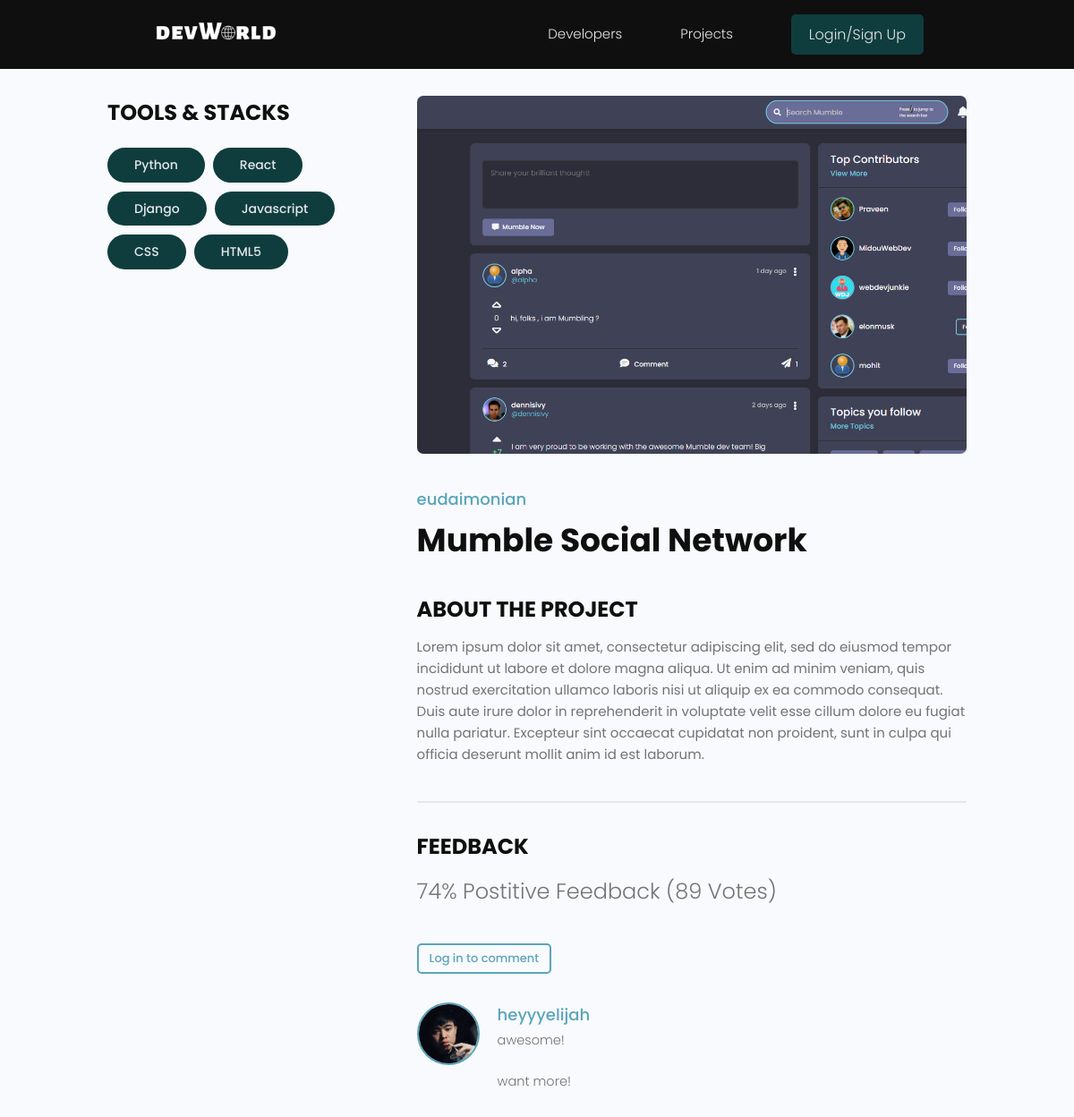
The app's page /projects/project/df5c4904-6676-4da2-897f-79b19030c676/ with its own data.
### projects/models.py (models this page shows, shortened)
class Tag(models.Model):
    name = models.CharField(max_length=200, )
    created = models.DateTimeField(auto_now_add=True)
    id = models.UUIDField(default=uuid.uuid4, unique=True, primary_key=True, editable=False)
    def __str__(self) -> str:
        return self.name

class Project(models.Model):
    owner = models.ForeignKey(Profile, null=True, blank=True, on_delete=models.CASCADE)
    title = models.CharField(max_length=200)
    description = models.TextField(null=True, blank=True)
    featured_image = models.ImageField(null=True, blank=True, default='default.png')
    demo_link = models.CharField(max_length=2000, null=True, blank=True)
    source_link = models.CharField(max_length=2000, null=True, blank=True)
    tags = models.ManyToManyField('Tag', blank=True)
    vote_total = models.IntegerField(default=0, null=True, blank=True)
    vote_ratio = models.IntegerField(default=0, null=True, blank=True)
    created = models.DateTimeField(auto_now_add=True)
    id = models.UUIDField(default=uuid.uuid4, unique=True, primary_key=True, editable=False)
    class Meta:
        ordering = ['-vote_ratio', '-vote_total', 'title']
    @property
    def imageURL(self):
        try:
            url = self.featured_image.url
        except:
            url = '/images/default.png'
        return url
    @property
    def reviewers(self):
        queryset = self.review_set.all().values_list('owner__id', flat=True)
        return queryset

class Review(models.Model):
    VOTE_TYPE = (
        ('up', "Up Vote"),
        ('down', "Down Vote"),
    )
    owner = models.ForeignKey(Profile, on_delete=models.CASCADE, null=True, blank=True)
    project = models.ForeignKey(Project, on_delete=models.CASCADE)
    body = models.TextField(null=True, blank=True, )
    value = models.CharField(max_length=200, choices=VOTE_TYPE)
    created = models.DateTimeField(auto_now_add=True)
    id = models.UUIDField(default=uuid.uuid4, unique=True, primary_key=True, editable=False)
    class Meta:
        unique_together = [['owner', 'project']]

### users/models.py (models this page shows)
class Profile(models.Model):
    user = models.OneToOneField(User, on_delete=models.CASCADE, null=True, blank=True)
    name = models.CharField(max_length=200, blank=True, null=True)
    email = models.EmailField(max_length=500, blank=True, null=True)
    username = models.CharField(max_length=200, blank=True, null=True)
    location = models.CharField(max_length=200, blank=True, null=True)
    short_intro = models.CharField(max_length=200, blank=True, null=True)
    bio = models.TextField(blank=True, null=True)
    profile_image = models.ImageField(blank=True, null=True, upload_to='profiles/', default='profiles/user-default.png')
    social_github = models.CharField(max_length=200, blank=True, null=True)
    social_twitter = models.CharField(max_length=200, blank=True, null=True)
    social_linkedin = models.CharField(max_length=200, blank=True, null=True)
    social_youtube = models.CharField(max_length=200, blank=True, null=True)
    social_website = models.CharField(max_length=200, blank=True, null=True)
    created = models.DateTimeField(auto_now_add=True)
    id = models.UUIDField(default=uuid.uuid4, unique=True, primary_key=True, editable=False)
    def __str__(self):
        return str(self.user.username)
    class Meta:
        ordering = ['created']
    @property
    def imageURL(self):
        try:
            url = self.profile_image.url
        except:
            url = '/images/profiles/user-default.png'
        return url

### projects/views.py (the view, shortened to what this page needs)
# urls.py: path('project/<str:pk>/', views.project, name='project'),
def project(request, pk):
    projectObj = Project.objects.get(id=pk)
    form = ReviewForm()
    context = {'project': projectObj, 'form': form,}
    return render(request, 'projects/single-project.html', context)

### projects/templates/projects/single-project.html (shortened to what this page needs)
{% extends 'main.html' %}
{% block content %}
  <main class="singleProject my-md">
    <div class="container">
      <div class="layout">
        <div class="column column--1of3">
          <h3 class="singleProject__subtitle">Tools & Stacks</h3>
          <div class="singleProject__toolStack">
            {% for tag in project.tags.all %}
            <span class="tag tag--pill tag--sub tag--lg">
              <small>{{ tag }}</small>
            </span>
            {% endfor %}
          </div>
        </div>
        <div class="column column--2of3">
          <img class="singleProject__preview" src="/static{{ project.imageURL }}" alt="portfolio thumbnail" />
          {% if project.owner.id %}
          <a href="{% url 'user-profile' project.owner.id %}" class="singleProject__developer">{{ project.owner }}</a>
          {% else %}
          <a href="" class="singleProject__developer">Deleted User</a>
          {% endif %}
          <h2 class="singleProject__title">{{ project.title }}</h2>
          <h3 class="singleProject__subtitle">About the Project</h3>
          <div class="singleProject__info">
            {{ project.description }}
          </div>
          <div class="comments">
            <h3 class="singleProject__subtitle">Feedback</h3>
            <h5 class="project--rating">
                {{ project.vote_ratio }}% Postitive Feedback ({{ project.vote_total }} Vote{{project.vote_total|pluralize:"s"}})
            </h5>
            {% if request.user.profile.id in project.reviewers %}
              <p class="badge badge-info" style="color: #3D8361;">✓ You have already submitted a comment for this project.</p>
            {% elif request.user.profile.id == project.owner.id %}
              <p class="badge badge-info" style="color: #3D8361;">✓ You are the owner of this project, no commenting for you.</p>
            {% else %}
              <a href="{% url 'login' %}?next={{request.path}}">
                <button class="btn btn--main--outline btn--sm">
                  Log in to comment
                </button>
              </a>
            {% endif %}
            <div class="commentList">
              {% for review in project.review_set.all  %}
                {% if review.body %}
                  <div class="comment">
                    <a href="{% url 'user-profile' review.owner.id %}">
                      <img class="avatar avatar--md"
                        src="{{ review.owner.imageURL }}" alt="user" />
                    </a>
                    <div class="comment__details">
                      <a href="{% url 'user-profile' review.owner.id %}" class="comment__author">{{ review.owner.name }}</a>
                      <p class="comment__info">
                        {{ review.body|linebreaksbr }}
                      </p>
                    </div>
                  </div>
                {% endif %}
              {% endfor %}
            </div>
          </div>
        </div>
      </div>
    </div>
  </main>
{% endblock content %}

### static/styles/app.css (style rules this page uses)
:root { --color-sub: #100F0F; }
img { width: 100%; }
.singleProject .column--1of3 { order: 2; }
@media screen and (min-width: 1081px) { .singleProject .column--1of3 { order: 1; } }
@media screen and (min-width: 1081px) { .singleProject .column--2of3 { order: 2; } }
.singleProject__toolStack { margin-top: 2rem; margin-bottom: 4rem; }
.singleProject__preview { height: 50vh; object-fit: cover; object-position: top center; margin-bottom: 3rem; border-radius: 0.7rem; }
.singleProject__developer { font-size: 1.8rem; font-weight: 500; }
.singleProject__title { font-size: 3.6rem; font-weight: 700; color: var(--color-sub); margin-bottom: 3rem; }
.project--rating { margin-bottom: 1.6em; margin-top: .5em; }
.singleProject__subtitle { text-transform: uppercase; font-size: 2.4rem; font-weight: 700; color: var(--color-sub); margin-bottom: 1rem; }
.comments { margin-top: 4rem; padding-top: 3rem; border-top: 2px solid var(--color-light); }
.commentList { margin: 3rem 0; }
.comment { display: flex; gap: 2rem; }
.comment__author { font-size: 1.8rem; }
.comment__info { font-size: 1.45rem; }

### static/uikit/styles/modules/_variables.css (style rules this page uses)
:root { --color-main: #5aa5b9; --color-main-light: #e6faff; --color-sub: #100F0F; --color-sub-light: #51546e; --color-sub-lighter: #0F3D3E; --color-text: #737373; --color-gray: #8b8b8b; --color-light: #e5e7eb; --color-light-gray: #767676; --color-bg: #f8fafd; --color-white: #fffefd; --color-white-light: #f3f3f3; --color-success: #359e64; --color-success-bg: #def8e8; --color-error: #fc4b0b; --color-error-bg: #fff2ee; --font-base: 'Poppins', arial, helvetica, 'Segoe UI', roboto, ubuntu, sans-serif; --font-monospace: 'Fira Code', 'Courier New', courier, monospace; --font-regular: 300; --font-medium: 500; --font-bold: 700; --generic-shadow: 1px 1px 5px #00000010; --generic-transition: all 0.3s ease-in-out; }

### static/uikit/styles/modules/_base.css (style rules this page uses)
* { margin: 0; padding: 0; box-sizing: border-box; text-rendering: optimizeLegibility; color: inherit; font-size: inherit; }
html { font-size: 50%; }
@media only screen and (min-width: 480px) { html { font-size: 56.25%; } }
@media only screen and (min-width: 1200px) { html { font-size: 62.5%; } }
body { line-height: 1.6; font-weight: 400; font-size: 1.5rem; color: var(--color-text); background-color: var(--color-bg); min-height: 100vh; }

### static/uikit/styles/modules/_typography.css (style rules this page uses)
* { font-family: var(--font-base); }
h2 { font-size: 3.6rem; font-weight: var(--font-bold); }
h3 { font-size: 3.2rem; font-weight: var(--font-medium); }
h5 { font-size: 2.4rem; font-weight: var(--font-medium); }
h5, h6 { font-weight: var(--font-regular); }
p, span, strong { font-size: 1.6rem; color: var(--color-text); font-weight: var(--font-regular); }
a { padding-bottom: 2px; text-decoration: none; display: inline-block; color: var(--color-main); font-weight: var(--font-medium); }

### static/uikit/styles/modules/_utilities.css (style rules this page uses)
.container { width: 92%; max-width: 165rem; margin: 0 auto; box-sizing: border-box; }
@media screen and (min-width: 1000px) { .container { width: 90%; } }
@media screen and (min-width: 1200px) { .container { width: 80%; } }
.my-md { margin: 3rem auto; }

### static/uikit/styles/modules/_avatar.css (style rules this page uses)
.avatar { border-radius: 50%; border: 2px solid var(--color-main); object-fit: cover; }
.avatar--md { height: 7rem; width: 7rem; }

### static/uikit/styles/modules/_button.css (style rules this page uses)
.btn { display: inline-block; position: relative; cursor: pointer; background-color: var(--color-light); font-weight: var(--font-medium); color: var(--color-sub); text-decoration: none; padding: 1rem 2rem; border-radius: 0.5rem; border: none; width: -webkit-fit-content; width: -moz-fit-content; width: fit-content; height: -webkit-fit-content; height: -moz-fit-content; height: fit-content; font-size: 1.6rem; outline-width: 0; outline-color: transparent; -webkit-backface-visibility: hidden; backface-visibility: hidden; transition: all 0.3s ease-in-out; }
.btn.btn--main--outline { background-color: transparent; color: var(--color-main); border: 2px solid var(--color-main); }
.btn--sm { font-size: 1.3rem; padding: 0.5rem 1.2rem; }

### static/uikit/styles/modules/_layout.css (style rules this page uses)
.layout { display: flex; flex-flow: row wrap; justify-content: space-between; }
.layout > .column { margin-bottom: 3rem; }
.layout > .column.column--1of3 { flex-basis: 30%; }
.layout > .column.column--2of3 { flex-basis: 64%; }

### records on screen
Tag: name "Python"
Tag: name "React"
Tag: name "Django"
Tag: name "Javascript"
Tag: name "CSS"
Tag: name "HTML5"
Project: imageURL (picture), owner "eudaimonian", title "Mumble Social Network", description "Lorem ipsum dolor sit amet, consectetur adipiscing elit, sed do eiusmod tempor incididunt ut labore et dolore magna aliqua. Ut enim ad minim veniam, quis nostrud exercitation ullamco laboris nisi ut aliquip ex ea commodo consequat. Duis aute irure dolor in reprehenderit in voluptate velit esse cillum dolore eu fugiat nulla pariatur. Excepteur sint occaecat cupidatat non proident, sunt in culpa qui officia deserunt mollit anim id est laborum.", vote_ratio "74", vote_total "89"
Review: owner.imageURL (picture), owner.name "heyyyelijah", body "awesome! want more!"
